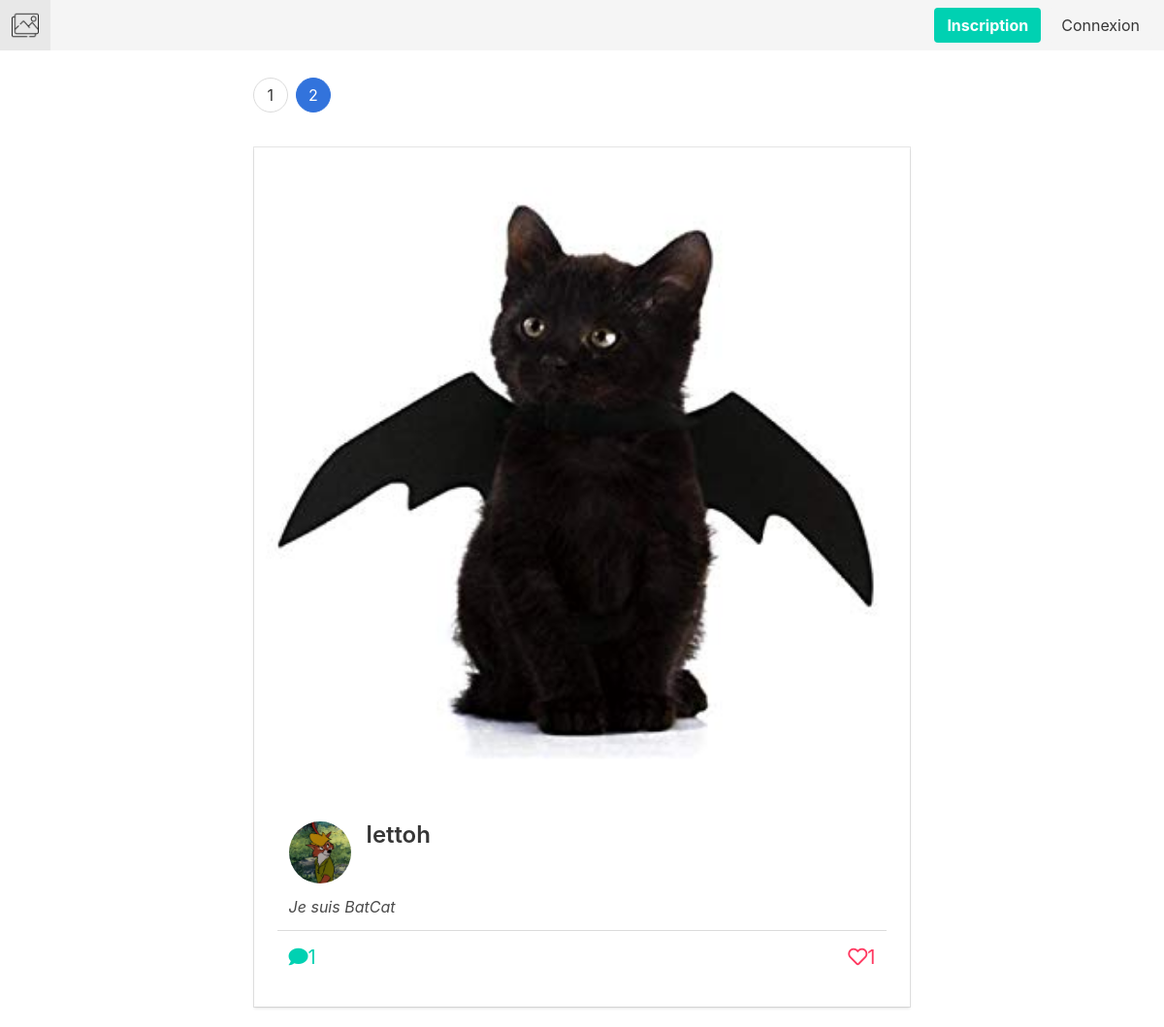
Page /index.php/Accueil/2 (upper part) on the earlier database version.
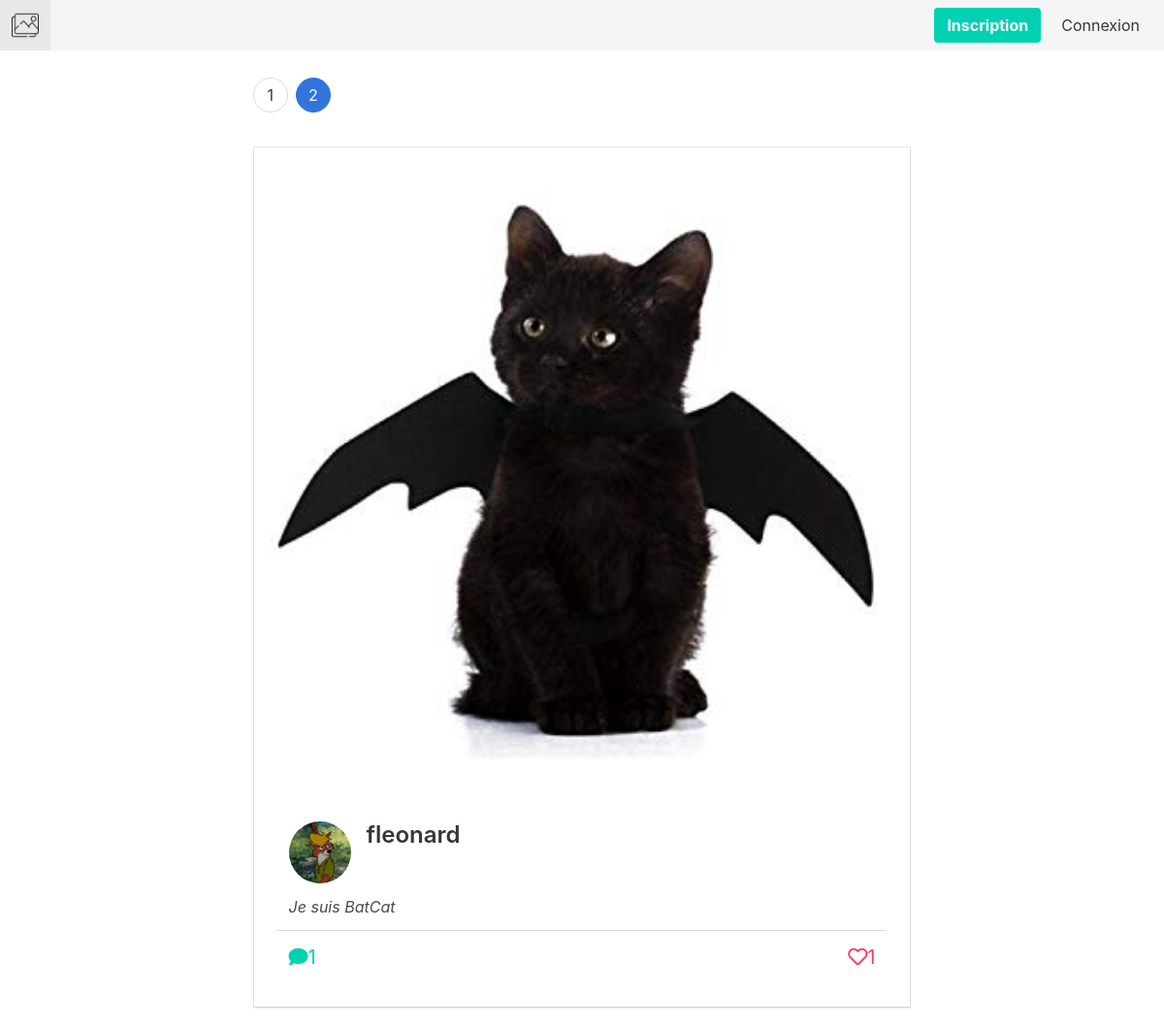
Same page on the later database version.
### tables this page shows
CREATE TABLE `pictures` (
  `picture_id` int(11) NOT NULL,
  `picture_path` varchar(255) NOT NULL,
  `picture_desc` varchar(255) DEFAULT NULL,
  `picture_user_id` int(11) NOT NULL,
  `picture_date` timestamp NOT NULL DEFAULT CURRENT_TIMESTAMP
);

CREATE TABLE `users` (
  `user_id` int(11) NOT NULL,
  `firstname` varchar(255) NOT NULL,
  `lastname` varchar(255) NOT NULL,
  `login` varchar(255) NOT NULL,
  `email` varchar(255) NOT NULL,
  `biography` varchar(255) DEFAULT NULL,
  `path_profile_picture` varchar(255) DEFAULT NULL,
  `password` varchar(255) DEFAULT NULL,
  `admin` tinyint(1) NOT NULL DEFAULT '0',
  `notif` tinyint(1) NOT NULL DEFAULT '1',
  `enabled` tinyint(1) NOT NULL DEFAULT '0',
  `token` varchar(255) DEFAULT NULL,
  `token_expiration` timestamp NULL DEFAULT NULL
);

### config/controller.php (called while the page is built, shortened)
<?php
class Controller
{
	private $_vars = array();
    function set($data)
    {
        $this->_vars = array_merge($this->_vars, $data);
    }
    function render($filename)
    {
        extract($this->_vars);
        require(ROOT . 'views/' . $filename . '.php');
    }
    function loadView($filename, $data = NULL)
    {
        $this->render($filename);
    }
    function loadModel($name)
    {
        $this->$name = new $name();
	}
}

### controllers/Accueil.php (called while the page is built, shortened)
<?php
Class Accueil extends Controller{
    public function index($page = 1){
        $this->loadModel('Accueil_model');
        $data['pictures'] = $this->Accueil_model->get_pictures(($page - 1) * 5);
        $data['nb_pages'] = $this->Accueil_model->get_nb_pages();
        $data['page'] = $page;
        $this->loadView('Accueil/index_view', $data);
    }
}
?>

### config/model.php (called while the page is built, shortened)
<?php
require_once ('Database.php');
Class Model{
    public function __construct()
    {
        $database = new Database();
        $this->db = $database->openConnection();
    }
}
?>

### config/database.php (called while the page is built, shortened)
<?php
class Database
{
    private $_serverdb = 'mysql:host=172.20.0.2;dbname=camagru';
    private $_server = 'mysql:host=172.20.0.2';
    private $_user = 'root';
    private $_password = 'root';
    private $options = array(
        PDO::ATTR_ERRMODE => PDO::ERRMODE_EXCEPTION,
        PDO::ATTR_DEFAULT_FETCH_MODE => PDO::FETCH_ASSOC,
        PDO::MYSQL_ATTR_INIT_COMMAND => 'SET NAMES utf8'
    );
    public function openConnection()
    {
        try {
            $this->connexion = new PDO($this->_server, $this->_user, $this->_password, $this->options);
            $req = $this->connexion->prepare("CREATE DATABASE IF NOT EXISTS `camagru`;");
            $req->execute();
        } catch (PDOException $e) {
            echo "There is some problem in connection: " . $e->getMessage();
        }
        try {
            $this->conn = new PDO($this->_serverdb, $this->_user, $this->_password, $this->options);
            return $this->conn;
        } catch (PDOException $e) {
            echo "There is some problem in connection: " . $e->getMessage();
        }
    }
}

### models/Accueil_model.php (called while the page is built, shortened)
<?php
Class Accueil_model extends Model
{
    public function get_pictures($offset){
        $req = $this->db->prepare("SELECT `picture_id`, `picture_path`, `picture_desc`, `picture_user_id`, `picture_date`, `user_id`, `firstname`, `lastname`, `login`, `email`, `biography`, `path_profile_picture`, `password`, `admin`, `enabled`, `notif`,
                                (select count(*) from likes inner join `users` on users.user_id = likes.like_user_id where likes.like_picture_id = pictures.picture_id) as likes_count,
                                (select count(*) from comments inner join `users` on users.user_id = comments.comment_user_id where comments.comment_picture_id = pictures.picture_id) as comments_count
                                FROM `pictures`
                                INNER JOIN `users` on users.user_id = pictures.picture_user_id
                                ORDER BY `picture_id` DESC LIMIT 5 OFFSET $offset");
        $req->execute();
        return($req->fetchAll());
    }
}
?>

### views/Accueil/index_view.php (the view, shortened to what the changed rows need)
<?php foreach($pictures as $picture){ ?>
    <div class="columns accueil_picture">
    <div class="card column is-three-fifths is-offset-one-fifth">
        <div class="card-image">
            <img onclick="open_modal(<?php echo $picture['picture_id']?>)" style="cursor: pointer; width: 100%; height: auto;" src="/<?php echo $picture['picture_path'];?>">
        </div>
        <div class="card-content">
            <div class="media">
            <div class="media-left">
                <a href="/index.php/Profile/<?php echo $picture['login'];?>">
                    <div style='cursor: pointer; background-image: url("/<?php echo $picture['path_profile_picture'];?>"); background-size: cover; border-radius: 100%; background-position: 50% 50%; height: 64px; width: 64px;'></div>
                </a>
            </div>
            <div class="media-content">
                <a href="/index.php/Profile/<?php echo $picture['login'];?>" class="title is-4"><?php echo $picture['login'];?></a>
            </div>
            </div>
            <div class="content">
                <p class="is-italic"><?php echo $picture['picture_desc'];?></p>
            </div>
            <footer class="card-footer columns">
                <div class="column is-half">
                    <span class="has-text-primary is-size-5 comment"><i class="fas fa-comment"></i><?php echo $picture['comments_count']; ?></span>
                </div>
                <div class="has-text-right column is-half">
                    <span class="has-text-danger is-size-5"><i class="far fa-heart"></i><?php echo $picture['likes_count']; ?></span>
                </div>
            </footer>
        </div>
    </div>
</div>
<?php } ?>

Differences in the rows shown:
changed through a linked row, pictures "Je suis BatCat": users.login "lettoh" → "fleonard"
